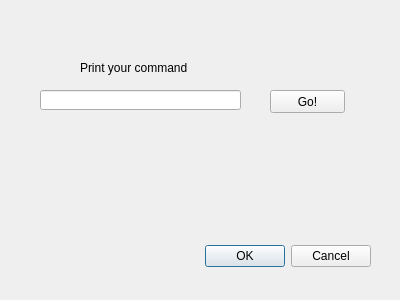
<?xml version="1.0" encoding="UTF-8"?>
<ui version="4.0">
 <class>Dialog1</class>
 <widget class="QDialog" name="Dialog1">
  <property name="geometry">
   <rect>
    <x>0</x>
    <y>0</y>
    <width>400</width>
    <height>300</height>
   </rect>
  </property>
  <property name="windowTitle">
   <string>Dialog</string>
  </property>
  <widget class="QDialogButtonBox" name="buttonBox">
   <property name="geometry">
    <rect>
     <x>30</x>
     <y>240</y>
     <width>341</width>
     <height>32</height>
    </rect>
   </property>
   <property name="orientation">
    <enum>Qt::Horizontal</enum>
   </property>
   <property name="standardButtons">
    <set>QDialogButtonBox::Cancel|QDialogButtonBox::Ok</set>
   </property>
  </widget>
  <widget class="QPushButton" name="pushButton">
   <property name="geometry">
    <rect>
     <x>270</x>
     <y>90</y>
     <width>75</width>
     <height>23</height>
    </rect>
   </property>
   <property name="text">
    <string>Go!</string>
   </property>
  </widget>
  <widget class="QLineEdit" name="lineEdit">
   <property name="geometry">
    <rect>
     <x>40</x>
     <y>90</y>
     <width>201</width>
     <height>20</height>
    </rect>
   </property>
  </widget>
  <widget class="QLabel" name="label">
   <property name="geometry">
    <rect>
     <x>80</x>
     <y>60</y>
     <width>121</width>
     <height>16</height>
    </rect>
   </property>
   <property name="text">
    <string>Print your command</string>
   </property>
  </widget>
 </widget>
 <resources/>
 <connections>
  <connection>
   <sender>buttonBox</sender>
   <signal>accepted()</signal>
   <receiver>Dialog1</receiver>
   <slot>accept()</slot>
   <hints>
    <hint type="sourcelabel">
     <x>248</x>
     <y>254</y>
    </hint>
    <hint type="destinationlabel">
     <x>157</x>
     <y>274</y>
    </hint>
   </hints>
  </connection>
  <connection>
   <sender>buttonBox</sender>
   <signal>rejected()</signal>
   <receiver>Dialog1</receiver>
   <slot>reject()</slot>
   <hints>
    <hint type="sourcelabel">
     <x>316</x>
     <y>260</y>
    </hint>
    <hint type="destinationlabel">
     <x>286</x>
     <y>274</y>
    </hint>
   </hints>
  </connection>
 </connections>
</ui>
